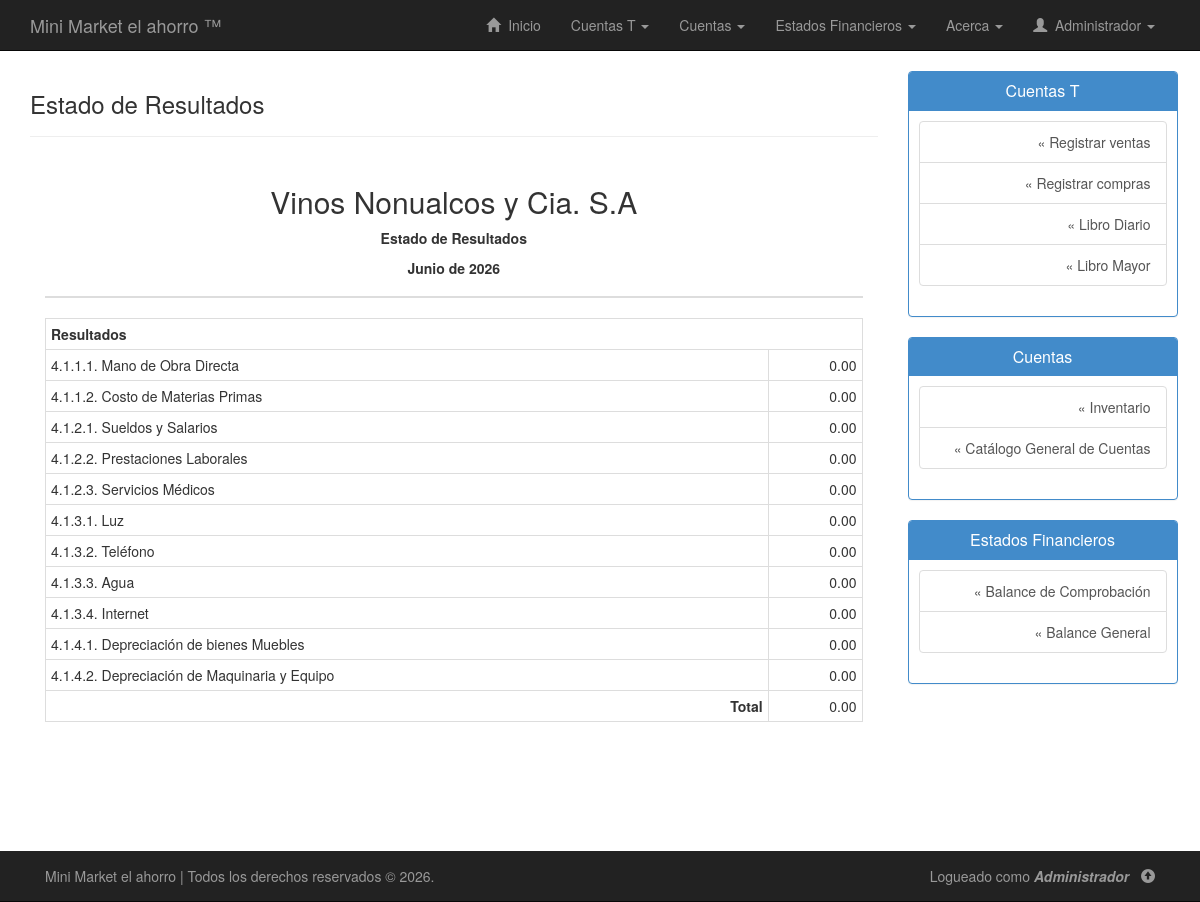
Before: /php/estado-resultados.php (signed in) with the older database file.
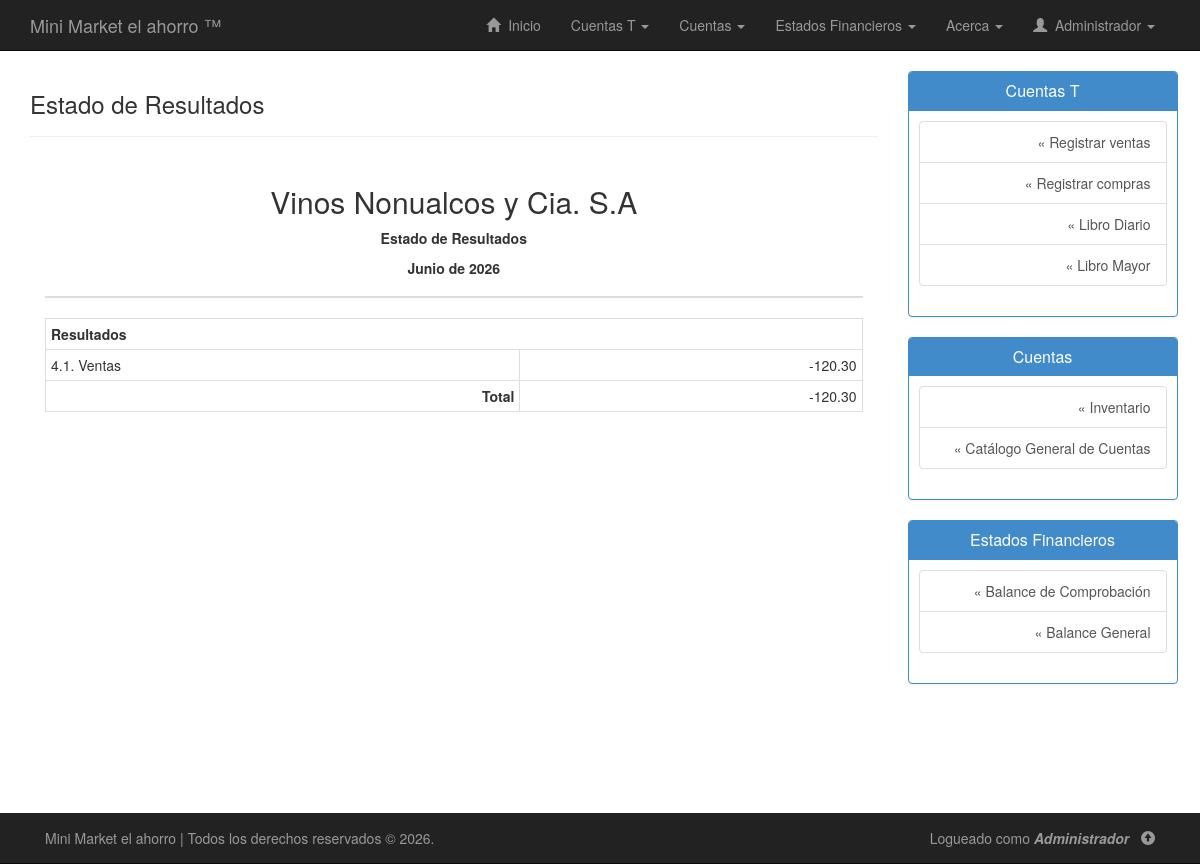
After: the same page with the newer database file.
### tables this page shows
CREATE TABLE `cuentas` (
  `codigo_cuenta` varchar(20) NOT NULL,
  `subgrupo` varchar(20) DEFAULT NULL,
  `nombre_cuenta` varchar(50) NOT NULL,
  `tiene_subcuenta` enum('Si','No') NOT NULL,
  `descripcion_cuenta` varchar(255) DEFAULT NULL,
  `saldo_debe` double NOT NULL,
  `saldo_haber` double NOT NULL
);

### php/estado-resultados.php (the view, shortened to what this page needs)
<!DOCTYPE html>
<html lang="es">
<head>
	<link rel="stylesheet" type="text/css" href="../css/bootstrap.min.css"/>
	<link rel="stylesheet" type="text/css" href="../css/estilos.css"/>
</head>
<body>
	<?php include("nav.php"); ?>
	<div class="container" id="contenido">
		<div class="row row-offcanvas row-offcanvas-right">
			<div class="col-xs-12 col-sm-9">
				<div class="page-header">
					<h3>Estado de Resultados</h3>
				</div>
				<div class="container">
					<div class="row">
						<div class="col-lg-12">
							<table class="table ">
								<thead>
									<tr>
										<th colspan="4">
											<h2 class="text-center">Vinos Nonualcos y Cia. S.A</h2>
											<p align="center">
												<strong>Estado de Resultados</strong>
											</p>
											<p align="center">
											</p>
										</th>
									</tr>
								</thead>
							</table>
						</div>
						<div class="container">
							<div class="row">
								<div class="col-lg-12">
									<div>
										<div class="row">
											<div class="col-lg-12">
												<table class="table table-condensed table-bordered table-hover ">
													<tr>
														<th colspan="2">Resultados</th>
													</tr>
													<?php
													include_once("conexion.php");
													$sql = "SELECT * FROM cuentas WHERE codigo_cuenta LIKE '4%'";
													$ejecutar = $conexion->query($sql);
													while($acts = $ejecutar->fetch_assoc()){
														echo "<tr colspan='2'>";
														echo "<td >".$acts["codigo_cuenta"].". ".utf8_encode($acts["nombre_cuenta"])."</td>";
														echo "<td class='text-right'>".number_format($acts["saldo_debe"]-$acts["saldo_haber"],2)."</td>";
														echo "</tr>";
													}
													$consulta = "SELECT SUM((saldo_debe-saldo_haber)) total FROM cuentas WHERE codigo_cuenta LIKE '4%'";
													$ejecutar_consulta = $conexion->query($consulta);
													if($ejecutar_consulta->num_rows > 0){
														while ($regs = $ejecutar_consulta->fetch_assoc()) {
															echo "<tr>";
															echo "<td class='text-right'><strong>Total</strong></td>";
															echo "<td align='right'>".number_format($regs["total"],2)."</td>";
															echo "</tr>";
														}
													}
													?>
												</table>
											</div>
										</div>
									</div>
								</div>
							</div>
						</div>
					</div>
				</div>
			</div>
			<?php include("sidebar.php"); ?>
		</div>
	</div>
	<?php include("footer.php"); ?>
</body>
</html>

### php/nav.php (shortened to what this page needs)
<div class="navbar navbar-inverse navbar-static-top">
	<div class="container">
		<a href="home.php" class="navbar-brand">Mini Market el ahorro &#0153;</a>
		<div class="collapse navbar-collapse navHeaderCollapse">
			<ul class="nav navbar-nav navbar-right">
				<li><a href="home.php"><span class="glyphicon glyphicon-home"></span> &nbsp;Inicio</a></li>
				<li class="dropdown">
					<a href="#" class="dropdown-toggle" data-toggle="dropdown">Cuentas T <b class="caret"></b></a>
				</li>
				<li class="dropdown">
					<a href="#" class="dropdown-toggle" data-toggle="dropdown">Cuentas <b class="caret"></b></a>
				</li>
				<li class="dropdown">
					<a href="#" class="dropdown-toggle" data-toggle="dropdown">Estados Financieros <b class="caret"></b></a>
				</li>
				<li class="dropdown">
					<a href="#" class="dropdown-toggle" data-toggle="dropdown">Acerca <b class="caret"></b></a>
				</li>
				<li class="dropdown">
					<a href="#" class="dropdown-toggle" data-toggle="dropdown" style="text-transform:capitalize">
						<span class="glyphicon glyphicon-user"></span> &nbsp;<?php echo $_SESSION['usuario']; ?>
						<b class="caret"></b>
					</a>
				</li>
			</ul>
		</div>
	</div>
</div>

### php/sidebar.php (shortened to what this page needs)
<div class="row">
	<div class="col-sm-3">
		<div class="panel panel-primary">
			<div class="panel-heading">
				<h3 class="panel-title text-center">Cuentas T</h3>
			</div>
			<div class="panel-body" id="sb">
				<div class="list-group text-right">
					<a href="registrar-ventas.php" class="list-group-item">&#0171; Registrar ventas</a>
					<a href="registrar-compras.php" class="list-group-item">&#0171; Registrar compras</a>
					<a href="diario.php" class="list-group-item">&#0171; Libro Diario</a>
					<a href="mayor.php" class="list-group-item">&#0171; Libro Mayor</a>
				</div>
			</div>
		</div>
		<div class="panel panel-primary">
			<div class="panel-heading">
				<h3 class="panel-title text-center">Cuentas</h3>
			</div>
			<div class="panel-body" id="sb">
				<div class="list-group text-right">
                    <a href="inventario.php" class="list-group-item">&#0171; Inventario</a>
					<a href="catalogo-cuentas.php" class="list-group-item">&#0171; Catálogo General de Cuentas</a>
				</div>
			</div>
		</div>
		<div class="panel panel-primary">
			<div class="panel-heading">
				<h3 class="panel-title text-center">Estados Financieros</h3>
			</div>
			<div class="panel-body" id="sb">
				<div class="list-group text-right">
					<a href="balance-comprobacion.php" class="list-group-item">&#0171; Balance de Comprobación</a>
					<a href="balance-general.php" class="list-group-item">&#0171; Balance General</a>
				</div>
			</div>
		</div>
	</div>
</div>

### php/footer.php (shortened to what this page needs)
<div class="navbar navbar-inverse navbar-fixed-bottom" id="footer">
	<div class="container">
		<p class="navbar-text pull-left">
			Mini Market el ahorro | Todos los derechos reservados &copy; 2026.
		</p>
		<p class="navbar-text pull-right">
			Logueado como <em><strong style="text-transform:capitalize"><?php echo $_SESSION["usuario"]; ?></strong></em>&nbsp;&nbsp;
			<a href="#" class="navbar-link" title="Volver arriba"><span class="glyphicon glyphicon-circle-arrow-up"></span></a>
		</p>
	</div>
</div>

### css/estilos.css (style rules this page uses)
body { background: #fff; margin-bottom: 80px; }
.page-header { margin-top: 0; }
.panel-body { padding-top: 0; }
#contenido { padding-bottom: 80px; }
#footer { margin-bottom: 0px; }
#sb { padding:10px; }
table { background: #FFF; }
a { -ms-transition: all 0.25s ease-in; -moz-transition: all 0.25s ease-in; -o-transition: all 0.25s ease-in; -webkit-transition: all 0.25s ease-in; transition: all 0.25s ease-in; }

Changed rows visible on the page:
removed cuentas: codigo_cuenta "4.1.1.1", nombre_cuenta "Mano de Obra Directa", $acts["saldo_debe"]-$acts["saldo_haber"] "0.00"
removed cuentas: codigo_cuenta "4.1.1.2", nombre_cuenta "Costo de Materias Primas", $acts["saldo_debe"]-$acts["saldo_haber"] "0.00"
removed cuentas: codigo_cuenta "4.1.2.1", nombre_cuenta "Sueldos y Salarios", $acts["saldo_debe"]-$acts["saldo_haber"] "0.00"
removed cuentas: codigo_cuenta "4.1.2.2", nombre_cuenta "Prestaciones Laborales", $acts["saldo_debe"]-$acts["saldo_haber"] "0.00"
removed cuentas: codigo_cuenta "4.1.2.3", nombre_cuenta "Servicios Médicos", $acts["saldo_debe"]-$acts["saldo_haber"] "0.00"
removed cuentas: codigo_cuenta "4.1.3.1", nombre_cuenta "Luz", $acts["saldo_debe"]-$acts["saldo_haber"] "0.00"
removed cuentas: codigo_cuenta "4.1.3.2", nombre_cuenta "Teléfono", $acts["saldo_debe"]-$acts["saldo_haber"] "0.00"
removed cuentas: codigo_cuenta "4.1.3.3", nombre_cuenta "Agua", $acts["saldo_debe"]-$acts["saldo_haber"] "0.00"
removed cuentas: codigo_cuenta "4.1.3.4", nombre_cuenta "Internet", $acts["saldo_debe"]-$acts["saldo_haber"] "0.00"
removed cuentas: codigo_cuenta "4.1.4.1", nombre_cuenta "Depreciación de bienes Muebles", $acts["saldo_debe"]-$acts["saldo_haber"] "0.00"
removed cuentas: codigo_cuenta "4.1.4.2", nombre_cuenta "Depreciación de Maquinaria y Equipo", $acts["saldo_debe"]-$acts["saldo_haber"] "0.00"
added cuentas: codigo_cuenta "4.1", nombre_cuenta "Ventas", $acts["saldo_debe"]-$acts["saldo_haber"] "-120.30"
Other visible differences:
new list line: "Total -120.30"
list line gone: "Total 0.00"
